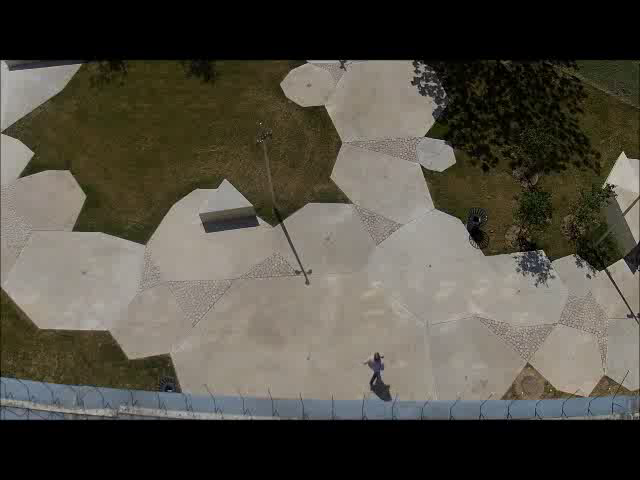
#> input picture frame 40 of Lektion_8/materialer/KU_1.avi, 640 x 480 px, given in place of the camera
$ python opgaver8.py
#> lines starting #> are read from the running program, lines starting #| are printed output that depends on the picture; after the words box and inside, x2 and y2 are one past the last pixel; in counts of white or black regions, pixels touching at a corner belong together
import cv2 as cv
from pathlib import Path
from collections import deque

opgave = 4

# importing the videos
vid = ['','','','']
for i in range(3):
    vid[i] = cv.VideoCapture(Path.cwd().parent.as_posix()+'/Lektion_8/materialer/KU_'+str(i+1)+'.avi')

#Implementer en image differencing algoritme
if opgave == 1:
    videoNumber = 1
    #Cap first frame
    frameRef = deque()
    for i in range(3):
        ret, lastFrame = vid[videoNumber].read()
        frameRef.append(cv.cvtColor(lastFrame, cv.COLOR_BGR2GRAY))

    while(vid[videoNumber].isOpened()):
    # read frame
        ret, frame = vid[videoNumber].read()
        if not ret:
            break
        gray = cv.cvtColor(frame, cv.COLOR_BGR2GRAY)
    # subtract with reference frame
        subtracted = cv.absdiff(frameRef.popleft(),gray)

    # update reference frame
        frameRef.append(gray)

    # threshold
        blurVid = cv.medianBlur(subtracted, 5)

        ret, threshVid = cv.threshold(blurVid, 20, 255, cv.THRESH_BINARY)

    # show video
        cv.imshow('frame', threshVid)
    # break if i want to stop the video
        if cv.waitKey(1) & 0xFF == ord('q'):
            break

    vid[videoNumber].release()
    cv.destroyAllWindows()

#Prøv med forskellige referencebilleder, f.eks. t-1, t-3 og t-7.
if opgave == 2:
    videoNumber = 2
    # Cap first frame
    frameRef1 = deque()
    frameRef3 = deque()
    frameRef7 = deque()
    for i in range(1):
        ret, lastFrame = vid[videoNumber].read()
        frameRef1.append(cv.cvtColor(lastFrame, cv.COLOR_BGR2GRAY))
    for i in range(3):
        ret, lastFrame = vid[videoNumber].read()
        frameRef3.append(cv.cvtColor(lastFrame, cv.COLOR_BGR2GRAY))
    for i in range(7):
        ret, lastFrame = vid[videoNumber].read()
        frameRef7.append(cv.cvtColor(lastFrame, cv.COLOR_BGR2GRAY))

    while (vid[videoNumber].isOpened()):
        # read frame
        ret, frame = vid[videoNumber].read()
        if not ret:
            break
        gray = cv.cvtColor(frame, cv.COLOR_BGR2GRAY)
        # subtract with reference frame
        sub1 = cv.absdiff(frameRef1.popleft(), gray)
        sub3 = cv.absdiff(frameRef3.popleft(), gray)
        sub7 = cv.absdiff(frameRef7.popleft(), gray)

        # update reference frame
        frameRef1.append(gray)
        frameRef3.append(gray)
        frameRef7.append(gray)

        # threshold
        blurVid1 = cv.medianBlur(sub1, 5)
        blurVid3 = cv.medianBlur(sub3, 5)
        blurVid7 = cv.medianBlur(sub7, 5)

        ret, threshVid1 = cv.threshold(blurVid1, 20, 255, cv.THRESH_BINARY)
        ret, threshVid3 = cv.threshold(blurVid3, 20, 255, cv.THRESH_BINARY)
        ret, threshVid7 = cv.threshold(blurVid7, 20, 255, cv.THRESH_BINARY)

        # show video
        cv.imshow('frame1', threshVid1)
        cv.imshow('frame3', threshVid3)
        cv.imshow('frame7', threshVid7)
        # break if i want to stop the video
        if cv.waitKey(1) & 0xFF == ord('q'):
            break

    vid[videoNumber].release()
    cv.destroyAllWindows()

#Implementer background subtraction, hvor baggrunden løbende opdateres med denne formel:
# B_new (x, y) = alpha * B_old(x, y) + (1 - alpha)*I(x, y)
if opgave == 3:
    videoNumber = 1
    alpha = 0.9
    # Cap first frame
    frameRef = deque()
    for i in range(3):
        ret, lastFrame = vid[videoNumber].read()
        frameRef.append(cv.cvtColor(lastFrame, cv.COLOR_BGR2GRAY))

    while (vid[videoNumber].isOpened()):
        # read frame
        ret, frame = vid[videoNumber].read()
        if not ret:
            break
        gray = cv.cvtColor(frame, cv.COLOR_BGR2GRAY)
        ref = cv.add(cv.multiply(frameRef.popleft(), alpha), cv.multiply(gray, 1-alpha))
        # subtract with reference frame
        sub = cv.absdiff(ref, gray)

        # update reference frame
        frameRef.append(gray)

        # threshold
        blurVid = cv.medianBlur(sub, 5)

        ret, threshVid = cv.threshold(blurVid, 20, 255, cv.THRESH_BINARY)

        # show video
        cv.imshow('frame', threshVid)
        # break if i want to stop the video
        if cv.waitKey(1) & 0xFF == ord('q'):
            break

    vid[videoNumber].release()
    cv.destroyAllWindows()

# Eksperimenter med forskellige alpha-værdier.
    # skal være større end 0.5 for ellers kommer intet i gennem, da jeg trækker det nyeste billede fra det gamle

# Derefter, prøv at bruge livestream fra jeres webkamera
if opgave == 4:
    alpha = 0.9999
    vid = cv.VideoCapture(0)
    # Cap first frame
    frameRef = deque()
    for i in range(20):
        ret, lastFrame = vid.read()
        frameRef.append(cv.cvtColor(lastFrame, cv.COLOR_BGR2GRAY))
#> this loop made 20 passes
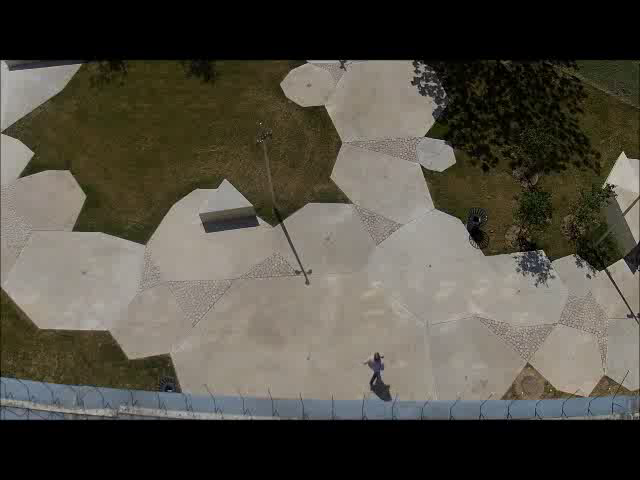
#> input picture frame 40 of Lektion_8/materialer/KU_1.avi, 640 x 480 px, given in place of the camera

    while (vid.isOpened()):
        # read frame
        ret, frame = vid.read()
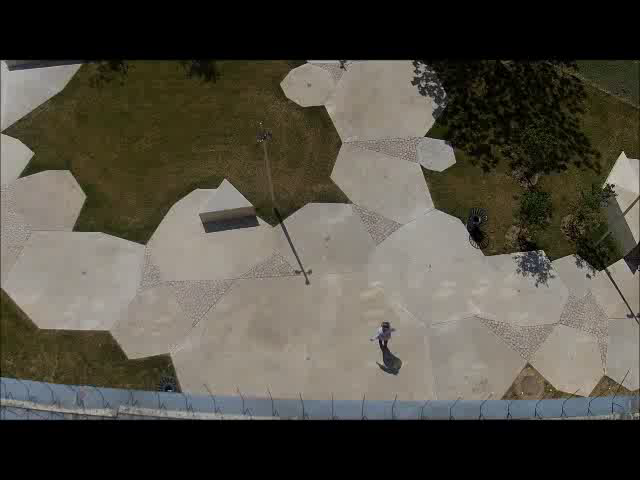
#> input picture frame 60 of Lektion_8/materialer/KU_1.avi, 640 x 480 px, given in place of the camera
#> frame is the input picture: shape (480, 640, 3); mean B, G, R 67.1, 77.4, 81.2
        if not ret:
            break
        gray = cv.cvtColor(frame, cv.COLOR_BGR2GRAY)
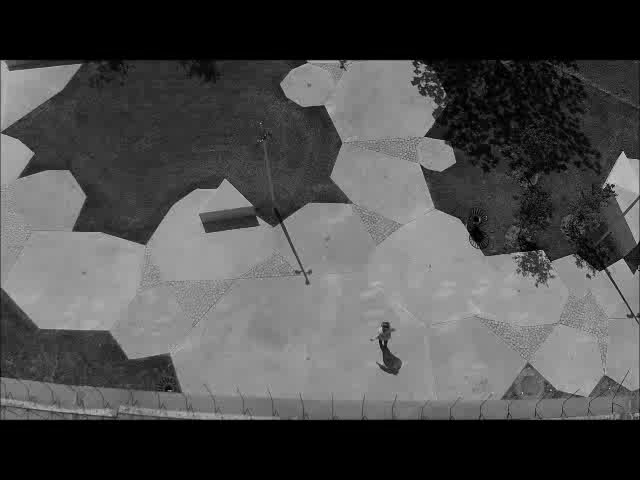
#> gray: shape (480, 640); min 0, max 202, mean 77.3
        ref = cv.add(cv.multiply(frameRef.popleft(), alpha), cv.multiply(gray, 1 - alpha))
        # subtract with reference frame
        sub = cv.absdiff(ref, gray)
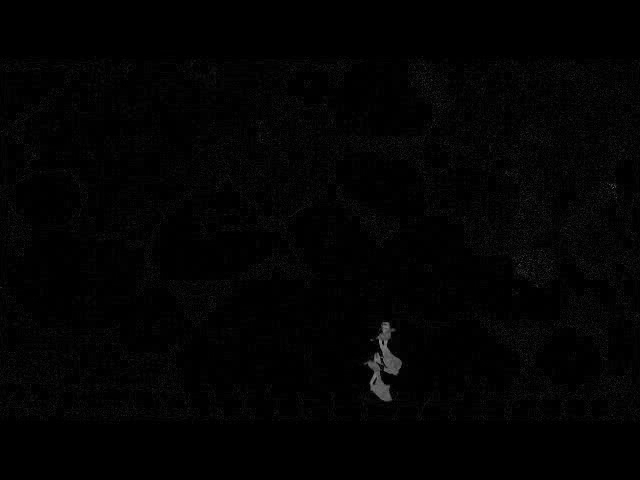
#> sub: shape (480, 640); min 0, max 140, mean 2.9

        # update reference frame
        frameRef.append(gray)

        # threshold
        blurVid = cv.medianBlur(sub, 5)

        ret, threshVid = cv.threshold(blurVid, 20, 255, cv.THRESH_BINARY)
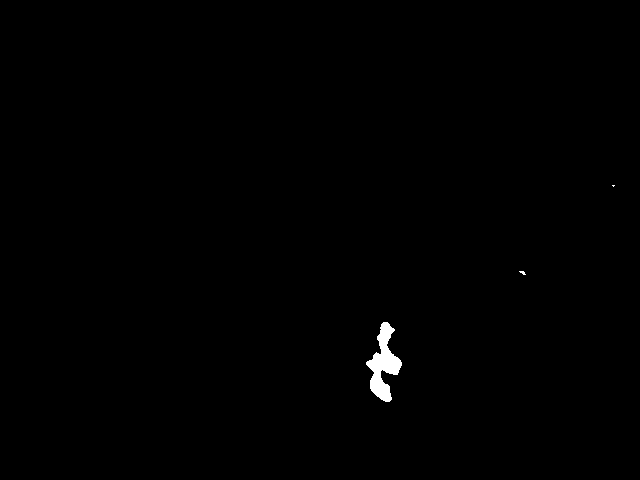
#> threshVid: shape (480, 640); 0.43% white; 3 white regions (2 under 20 px), largest, box (x1, y1, x2, y2) and area: (366, 322, 402, 402) 1301

        # show video
        cv.imshow('frame', threshVid)
        # break if i want to stop the video
        if cv.waitKey(1) & 0xFF == ord('q'):
#> (key q is pressed here)
            break

    vid.release()
    cv.destroyAllWindows()

$ run again, starting later in the video
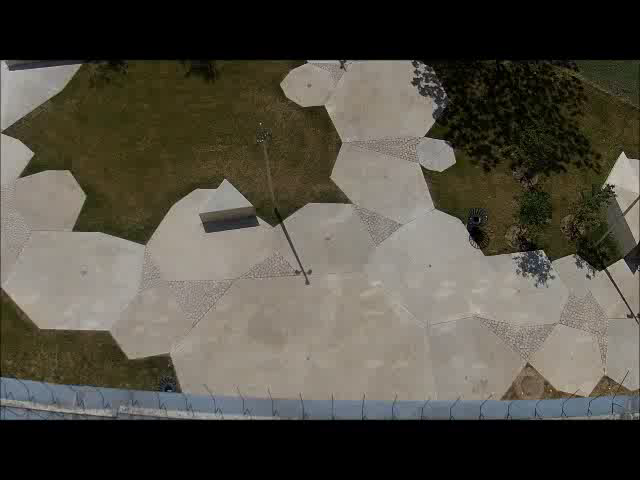
#> input picture frame 325 of Lektion_8/materialer/KU_1.avi, 640 x 480 px, given in place of the camera
#> the loop `for i in range(20):` made 20 passes
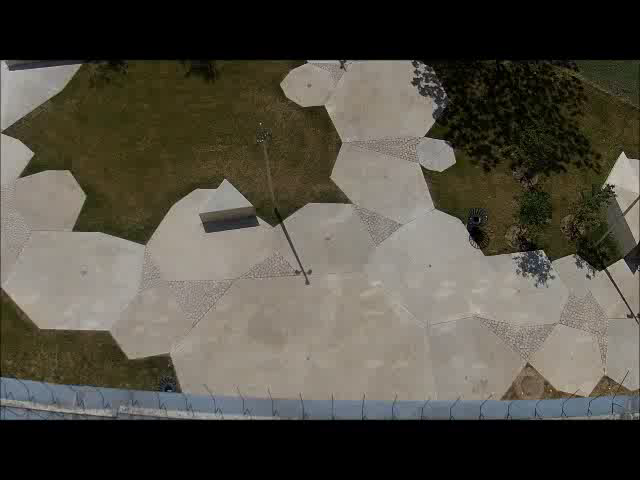
#> input picture frame 325 of Lektion_8/materialer/KU_1.avi, 640 x 480 px, given in place of the camera
#> `sub = cv.absdiff(ref, gray)`:
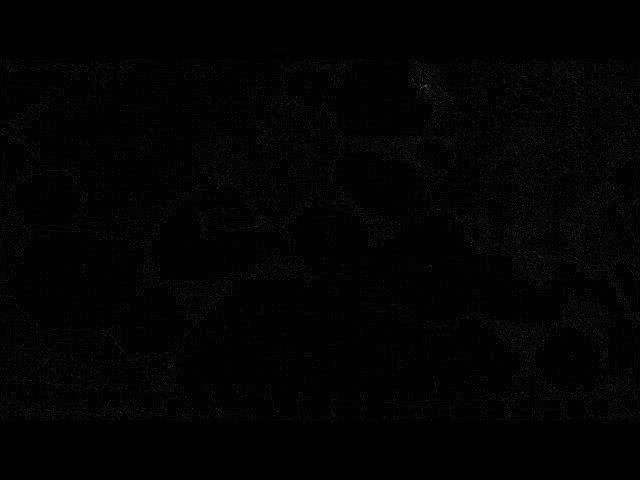
#> sub: shape (480, 640); min 0, max 121, mean 2.6
#> `blurVid = cv.medianBlur(sub, 5)`:
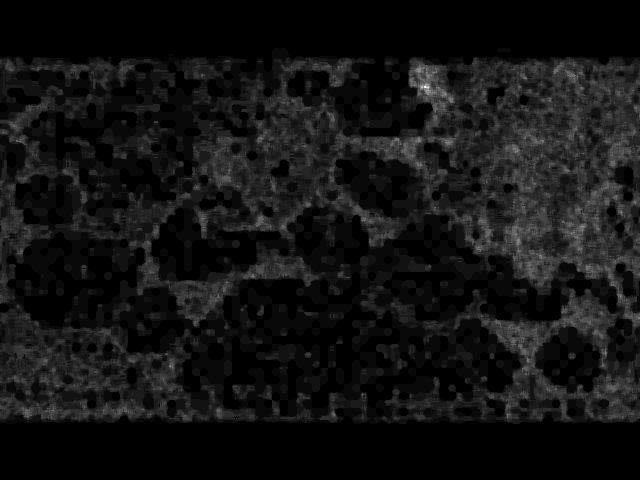
#> blurVid: shape (480, 640); min 0, max 28, mean 2.1; drawn with min black and max white
#> threshVid: shape (480, 640); 0% white in thin lines or dots, all inside (x1, y1, x2, y2) = (422, 86, 429, 88)
